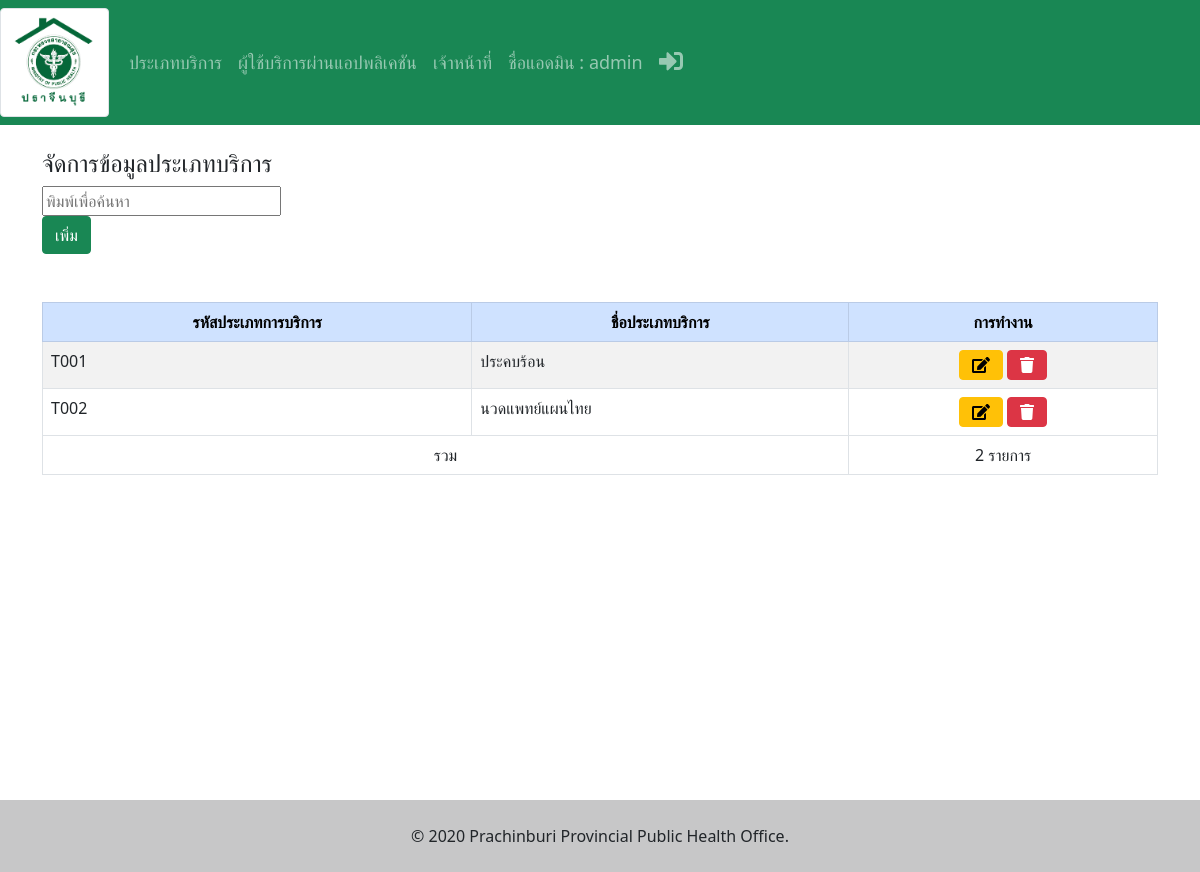
Page /index_type.php (signed in) on the committed database.
### tables this page shows
CREATE TABLE `type_service` (
  `type_id` varchar(4) NOT NULL,
  `type_name` varchar(255) NOT NULL
);

### index_type.php (the view, shortened to what this page needs)
<?php
  include 'assets/php/connect.php';
?>
<html>
<head>
    <link rel="stylesheet" href="assets/css/console.css">
    <link rel="stylesheet" href="https://cdnjs.cloudflare.com/ajax/libs/malihu-custom-scrollbar-plugin/3.1.5/jquery.mCustomScrollbar.min.css">
    <link rel="stylesheet" href="https://stackpath.bootstrapcdn.com/bootstrap/5.0.0-alpha2/css/bootstrap.min.css">
</head>
<body >
<div class="wrapper">
    <div id="content">
        <?php include 'assets/object/navbarAd.php'?>
        <div class="container my-4">
            <div class="row">
            <div class="col-md-10">
                    <h4>
                        จัดการข้อมูลประเภทบริการ
                    </h4>
                </div>
            <div class="search-box">
              <input type="text" id="t" placeholder="พิมพ์เพื่อค้นหา" autocomplete="off">
            <div class="result">
                <div  id="demo">
                    <table id="myTable" class="table table-striped table-bordered table-hover table-responsive-sm" style="width:100%">
                        <thead align="center" class="table-primary">
                          <th>รหัสประเภทการบริการ</th>
                          <th>ชื่อประเภทบริการ</th>
                          <th>การทำงาน</th>
                        </thead>
                        <tbody>
                        <div class="float-right">
                        <a class='btn btn-success' class="float-right" href=add_type.php>เพิ่ม</a>
                    </div>
                    <br>
                    <br>
                        <div>
                          <div class="container">
                            <div class="row hidden-md-up">
                              <?php $sql = "SELECT * FROM `type_service`";
                                    $sum=0;
                                    $load = $con->query($sql);
                                    while($data = $load->fetch_assoc()):
                                      $sum++;
                                    ?>
                                    <tr>
                                      <td><?php echo $data['type_id']; ?></td>
                                      <td><?php echo $data['type_name']; ?></td>
                                      <td><center><a  class='btn btn-warning' onClick=update(<?php echo "'".$data['type_id']."'";?>)>
                                      <i class="fas fa-edit"> </i></a>
                                      <a  class='btn btn-danger' onClick=remove(<?php echo "'".$data['type_id']."'";?>)>
                                      <i class="fas fa-trash"></i></a></td>
                                    </tr>
                              <?php
                            endwhile;
                            ?>
                            </div>
                          </div>
                        </div>
                        </tbody>
                        <tfoot>
                            <tr align="center">
                            <td colspan="2">
                                รวม
                            </td>
                            <td >
                              <?php echo $sum." รายการ"?>
                            </td>
                            </tr>
                        </tfoot>
                    </table>
                    </div>
                  </div>
                  </div>
                </div>
              </div>
          </div>
      </div>
      <?php include 'assets/object/footer.php'?>
</body>
</html>

### assets/css/console.css (style rules this page uses)
.wrapper { display: flex; width: 100%; align-items: stretch; }
body { font-family: 'Poppins', sans-serif; background: #fafafa; }
a, a:hover, a:focus { color: inherit; text-decoration: none; transition: all 0.3s; }
#content { width: 100%; min-height: 100vh; transition: all 0.3s; }

### rows in the picture
type_service: type_id "T001", type_name "ประคบร้อน"
type_service: type_id "T002", type_name "นวดแพทย์แผนไทย"

### other values in the picture
$_SESSION['staff_id'] "admin"
$sum "2"
